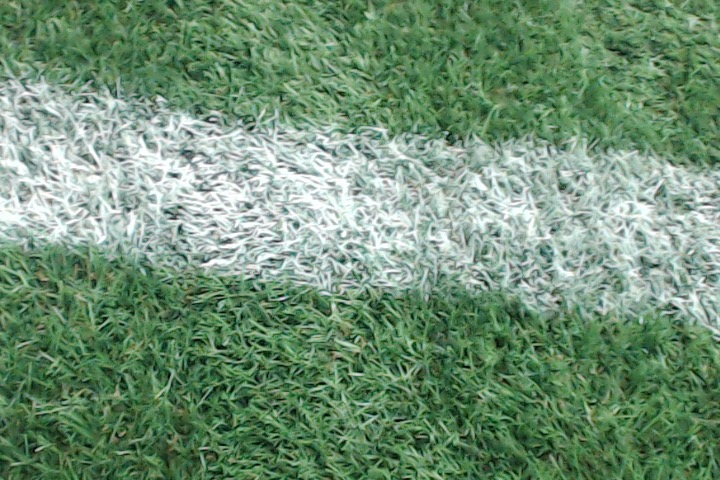
#> input picture catkin_ws/src/bowser_nav/src/lane_images/0.jpg, 720 x 480 px; its folder holds 4 pictures in this run; the run also reads 2 pictures not shown here
$ python lane_angle_calculator.py
#> lines starting #> are read from the running program, lines starting #| are printed output that depends on the picture
### catkin_ws/src/bowser_nav/src/image_editor.py
# Peter Dorsaneo

# image_editor.py
# ===============
# This class was implemented to work best on the Logitech camera that will be
# used for Bowsers side facing camera. Preferably on Bowser's right side, facing
# in the forward direction.

import cv2

class ImageEditor(object):
    """
    This is just a helper class for loading and editing a provided image.
    Taking in the path to the image and then editing as needed.
    """
    def __init__(self, image_path):
        try:
            self.image = self.read_image(image_path)
        except Exception as e:
            print("Bad image path.")
            raise e

    def read_image(self, image_path, color = cv2.IMREAD_COLOR):
        return cv2.imread(image_path, color)

    def resize_image(self, image, new_dim = (128, 128)):
        return cv2.resize(image, new_dim)

    def applyGaussianBlur(self, image):
        return cv2.GaussianBlur(image, (13,13), 0)

    def decrease_image_brightness(self, image):
        value = 30
        hsv = cv2.cvtColor(image, cv2.COLOR_BGR2HSV)
        h, s, v = cv2.split(hsv)
        lim = 0 + value
        v[v < lim] = 0
        v[v >= lim] -= value
        final_hsv = cv2.merge((h, s, v))
        image = cv2.cvtColor(final_hsv, cv2.COLOR_HSV2BGR)

        return image

### catkin_ws/src/bowser_nav/src/lane_angle_calculator.py
# Peter Dorsaneo

# lane_angle_calculator.py
# ========================

# Built on python version 3.7
# Implementation tested using webcam images from the provided Logitech webcam
# to be used on Bowser.
# Ideally this camera will be oriented on the right side of Bowser and facing
# in the forward direction.

# Usage: python3 lane_angle_calculator.py

import cv2, math, os
import numpy as np
import matplotlib.pyplot as plt

from image_editor import ImageEditor

class LaneAngleCalculator(ImageEditor):
    """
    This class takes in a path to a lane image (preferably a white lane on a
    green grass background). It will calculate the angle of the lane relative to
    the orientation of the camera.
    """
    def __init__(self, image_path):
        super(LaneAngleCalculator, self).__init__(image_path)
        self.radians = 0.0
        self.degrees = 0.0
        self.original = self.image.copy()
        self.lines = None

    def preProcessImage(self):
        self.image = self.resize_image(self.image)
        self.image = self.decrease_image_brightness(self.image)
        self.image = self.applyGaussianBlur(self.image)

        return self.image

    # Uses the distance formula for line segments.
    def distance(self, x1, y1, x2, y2):
        return math.sqrt((x2-x1)**2 + (y2-y1)**2)

    def getCannyEdges(self):
        self.image = self.preProcessImage()

        return cv2.Canny(self.image, 30, 120)

    def drawHoughLinesP(self):
        edges = self.getCannyEdges()

        return cv2.HoughLinesP(edges,
                                2,
                                np.pi/180,
                                50,
                                minLineLength=10,
                                maxLineGap=250)

    # Gets and returns the strongest edge line found in the image, this is
    # expected to be and edge corresponding to the white lane.
    def filterHoughLines(self):

        self.lines = self.drawHoughLinesP()

        if self.lines is None:
            print("No HoughLines were able to be drawn in image.")
            print("Troubleshooting required.")
            return None

        # We might get multiple Hough Lines on one edge so we will want to
        # filter out and get at most two lines.
        k = 0
        strong_lines = np.zeros([2, 1, 4], dtype=int)

        strong_lines[k] = self.lines[k]

        for line in self.lines:
            for l in line:
                rho = l[0]
                theta = l[1]

                # Does some math.
                if rho < 0:
                    rho *= -1
                    theta -= np.pi

                # Some more math.
                closeness_rho = np.isclose(rho, \
                    strong_lines[0:k,0,0], atol = 10)
                closeness_theta = np.isclose(theta, \
                    strong_lines[0:k,0,1], atol = np.pi/36)
                closeness = np.all([closeness_rho, closeness_theta], axis=0)

                # Checks if the line is not close to any others.
                # If not then we have a distinguished strong line in the image.
                # We will add that to our strong_lines.
                if not any(closeness) and k < 2:
                    strong_lines[k] = line
                    k += 1

                if (k >= 2):
                    break

        return strong_lines

    def getStrongestHoughLine(self):
        strong_lines = self.filterHoughLines();
        # Now we filter out between the two to get the line with a longer
        # distance.
        strongest = (0,0,0,0)

        for strong_line in strong_lines:
            x1, y1, x2, y2 = strong_line[0]

            d1 = self.distance(x1, y1, x2, y2)
            d2 = self.distance(strongest[0], strongest[1], strongest[2], strongest[3])

            if (d1 > d2):
                strongest = x1, y1, x2, y2

        # Store our strongest line back in the usable variables.
        # x1, y1, x2, y2 = strongest
        return strongest

    def calculateLaneAngle(self):
        '''
        Ideally, our lane will be slanted and the image will have to be thought
        of as a triangle where the hypotenuse is the line drawn on the lane from
        doing the Hough Lines and getting the strongest two of the Hough Lines
        in the image.

        Ideally, the two strongest Hough Lines will correspond to the lane in
        the image.


        An example of this described using the common right triangle!

                |\
                | \
              A |  \
                |   \  C (The lane in the image.)
                |    \
                |     \
                |  a / \
                |___/___\
                    B

        We just need to get the angle corresponding the 'a' in the image above,
        and since we already have the measurements for A, B, and C edges we can
        use something like the law of cosines.

        '''
        x1, y1, x2, y2 = self.getStrongestHoughLine()

        hypotenuse = self.distance(x1, y1, x2, y2)

        # Drawing the strongest line on the image. Edge corresponding to C.
        cv2.line(self.image, (x1, y1), (x2, y2), (0, 0, 255), 5)

        # Draw a line that crosses the diagonal of the entire image.
        # mid = (int(x1+x2/2), int(y1+y2/2))
        # cv2.line(cv_image, (0, dim[1]), (dim[0], 0), (0, 255, 255), 5)

        # Draw a line that corresponds with the bottom of the image.
        y_max = max(y1, y2)
        y_min = min(y1, y2)
        x_min = min(x1, x2)
        x_max = max(x1, x2)

        # This is the edge corresponding to A (see above reference diagram).
        cv2.line(self.image, (x_min, y_min), (x_min, y_max), (255, 255, 0), 5)
        opposite = self.distance(x_min, y_min, x_min, y_max)

        # This is the edge corresponding to B (see above reference diagram).
        cv2.line(self.image, (x_min, y_max), (x_max, y_max), (0, 255, 0), 5)
        adjacent = self.distance(x_min, y_max, x_max, y_max)

        # Calculate the angle for 'a' by using the Law of Cosines.
        # opposite^2 = hypotenuse^2 + adjacent^2 - 2(hypotenuse)(adjacent)cos(a)
        x = (hypotenuse**2) + (adjacent**2) - (opposite**2)
        y = 2 * hypotenuse * adjacent

        self.radians = math.acos((x) / (y))
        self.degrees = self.radians * 180 / math.pi

# Helper function for building a matplot image.
def build_and_show_plot(imgs_to_plot, img_titles):
    # Build the matplot lib image here and do plt.show().
    rows = 3
    cols = int(len(imgs_to_plot) / rows)
    print(cols)

    fig = plt.figure(figsize=(10,10))

    for index, img in enumerate(imgs_to_plot):
        a = fig.add_subplot(rows, cols, index + 1)
        plt.imshow(img)
        plt.axis('off')

        a.set_title(img_titles[index])

    plt.show()


def main():

    lane_images_dir = "lane_images/"
    image_files = os.listdir(lane_images_dir);

    images_to_plot = list()
    image_titles = list()

    for image_file in image_files:
        image_path = os.path.join(lane_images_dir, image_file)
        lac = LaneAngleCalculator(image_path)
        lac.calculateLaneAngle()

        images_to_plot.append(lac.image)
        image_titles.append("Degrees: {:.2f}".format(lac.degrees))
#> this loop made 4 passes
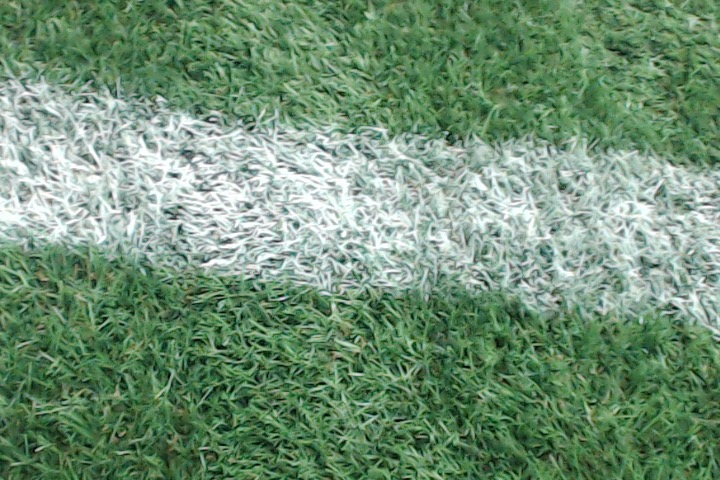
#> input picture catkin_ws/src/bowser_nav/src/lane_images/0.jpg, 720 x 480 px
#> pass 1, in preProcessImage, `self.image = self.resize_image(self.image)`:
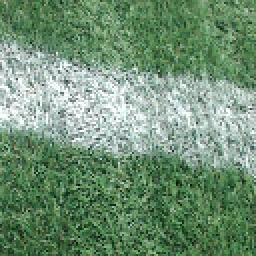
#> self.image: shape (128, 128, 3) (shown 2 times larger); mean B, G, R 116.6, 144.9, 112.7
#> pass 1, in decrease_image_brightness, `h, s, v = cv2.split(hsv)`:
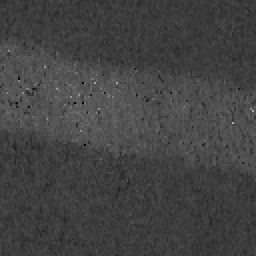
#> h: shape (128, 128) (shown 2 times larger); min 0, max 173, mean 66.8
#> pass 1, in decrease_image_brightness, `h, s, v = cv2.split(hsv)`:
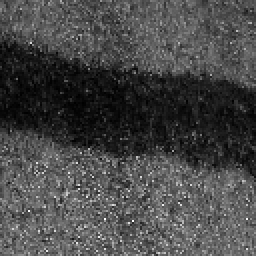
#> s: shape (128, 128) (shown 2 times larger); min 0, max 255, mean 71.5
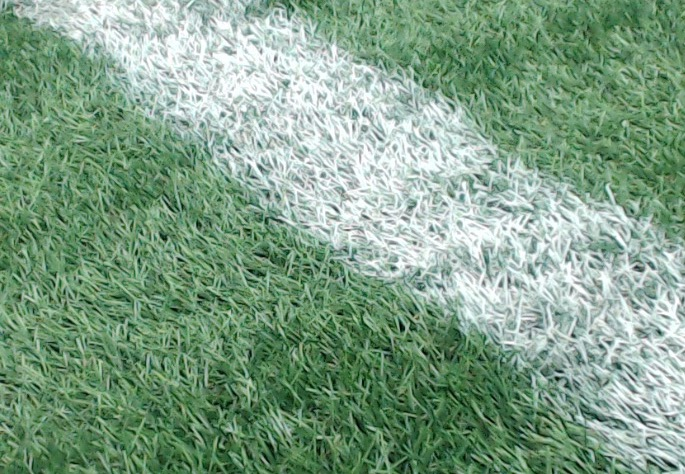
#> input picture catkin_ws/src/bowser_nav/src/lane_images/1.jpg, 685 x 474 px
#> after the loop, image_titles = ['Degrees: 9.78', 'Degrees: 46.80', 'Degrees: 36.05', 'Degrees: 64.96']; images_to_plot = 4 items

    build_and_show_plot(images_to_plot, image_titles)
#> in build_and_show_plot, `cols = int(len(imgs_to_plot) / rows)`: cols = 1
#| 1
#> the loop in build_and_show_plot, `for index, img in enumerate(imgs_to_plot):` made 4 passes

if __name__ == '__main__':
#> (the run stopped early here; a loop or call above may not have finished)
